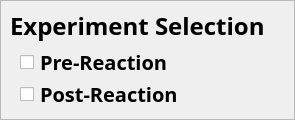
    <widget class="QFrame" name="frame_3">
     <property name="geometry">
      <rect>
       <x>5</x>
       <y>5</y>
       <width>295</width>
       <height>120</height>
      </rect>
     </property>
     <property name="font">
      <font>
       <strikeout>false</strikeout>
      </font>
     </property>
     <property name="styleSheet">
      <string notr="true">QFrame#frame_3 {
	background-color: #fbfbfc; /* Set background color */
	border-radius: 5px;
}

</string>
     </property>
     <property name="frameShape">
      <enum>QFrame::StyledPanel</enum>
     </property>
     <property name="frameShadow">
      <enum>QFrame::Raised</enum>
     </property>
     <widget class="QCheckBox" name="pre">
      <property name="geometry">
       <rect>
        <x>20</x>
        <y>46</y>
        <width>175</width>
        <height>32</height>
       </rect>
      </property>
      <property name="font">
       <font>
        <family>Microsoft YaHei</family>
        <pointsize>-1</pointsize>
        <weight>75</weight>
        <bold>true</bold>
        <strikeout>false</strikeout>
       </font>
      </property>
      <property name="styleSheet">
       <string notr="true">QCheckBox {
    color: #000000; /* Text color */
    font-size: 20px; /* Font size */
    border-radius: 5px; /* Rounded corners */
}
QCheckBox::indicator:checked {
    background-color: rgb(255, 247, 148); /* Selected checkbox background color */
    border: 1px solid #000000; /* Selected checkbox border color */
    border-radius: 4px; /* Rounded corners */
}</string>
      </property>
      <property name="text">
       <string>Pre-Reaction</string>
      </property>
     </widget>
     <widget class="QCheckBox" name="post">
      <property name="geometry">
       <rect>
        <x>20</x>
        <y>78</y>
        <width>190</width>
        <height>32</height>
       </rect>
      </property>
      <property name="font">
       <font>
        <family>Microsoft YaHei</family>
        <pointsize>-1</pointsize>
        <weight>75</weight>
        <bold>true</bold>
        <strikeout>false</strikeout>
       </font>
      </property>
      <property name="styleSheet">
       <string notr="true">QCheckBox {
    color: #000000; /* Text color */
    font-size: 20px; /* Font size */
    border-radius: 5px; /* Rounded corners */
}
QCheckBox::indicator:checked {
    background-color: #4A90E2; /* Selected checkbox background color */
    border: 1px solid #000000; /* Selected checkbox border color */
    border-radius: 4px; /* Rounded corners */
}</string>
      </property>
      <property name="text">
       <string>Post-Reaction</string>
      </property>
     </widget>
     <widget class="QLabel" name="label_9">
      <property name="geometry">
       <rect>
        <x>10</x>
        <y>10</y>
        <width>260</width>
        <height>32</height>
       </rect>
      </property>
      <property name="sizePolicy">
       <sizepolicy hsizetype="Preferred" vsizetype="Preferred">
        <horstretch>0</horstretch>
        <verstretch>0</verstretch>
       </sizepolicy>
      </property>
      <property name="minimumSize">
       <size>
        <width>220</width>
        <height>0</height>
       </size>
      </property>
      <property name="maximumSize">
       <size>
        <width>300</width>
        <height>16777215</height>
       </size>
      </property>
      <property name="font">
       <font>
        <family>Microsoft YaHei</family>
        <pointsize>-1</pointsize>
        <weight>75</weight>
        <italic>false</italic>
        <bold>true</bold>
        <strikeout>false</strikeout>
       </font>
      </property>
      <property name="styleSheet">
       <string notr="true">QLabel {
    color: #000000; /* Text color */
    font-size: 24px; /* Font size */
    border-radius: 5px; /* Rounded corners */
	qproperty-alignment: 'AlignCenter';
}</string>
      </property>
      <property name="text">
       <string>Experiment Selection</string>
      </property>
     </widget>
    </widget>
